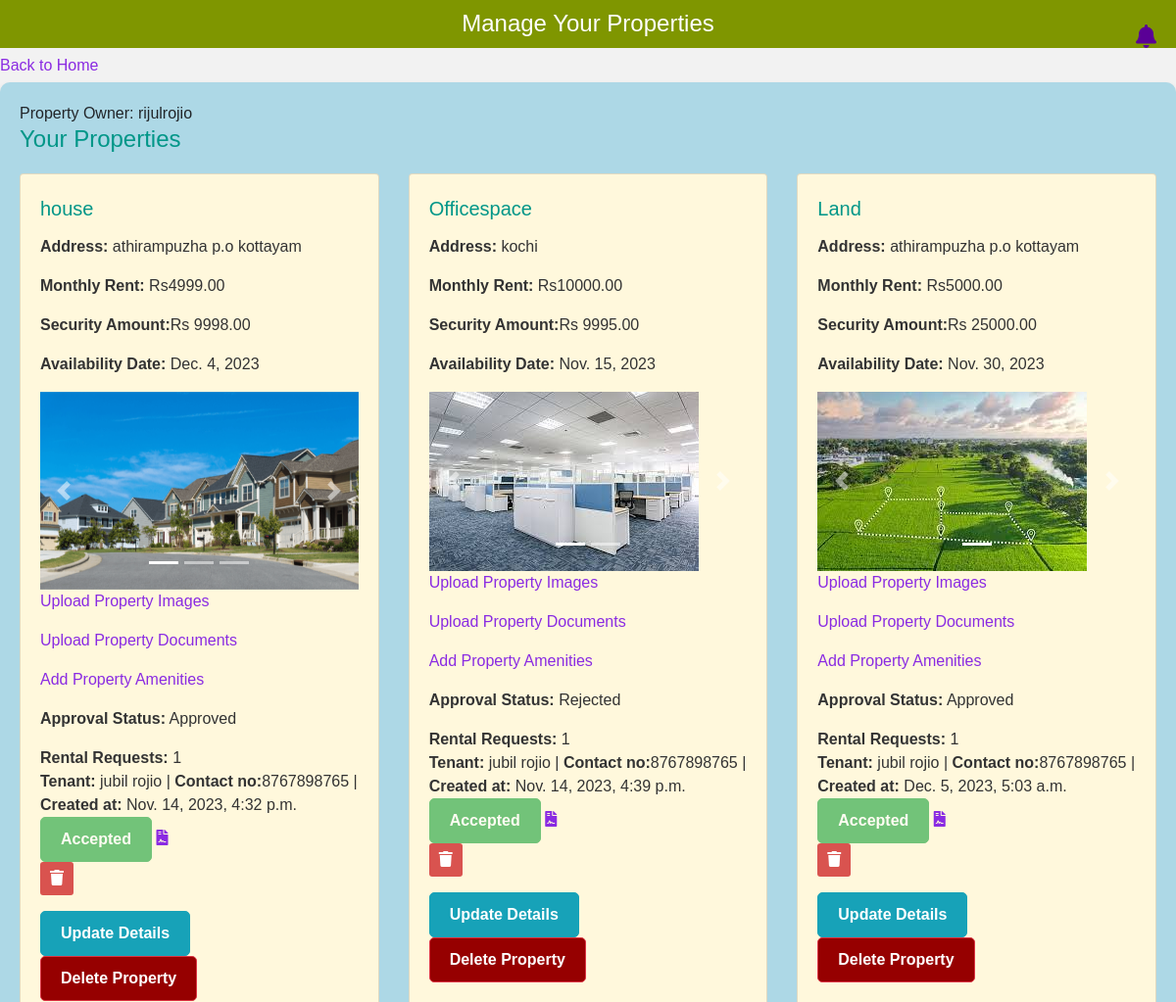
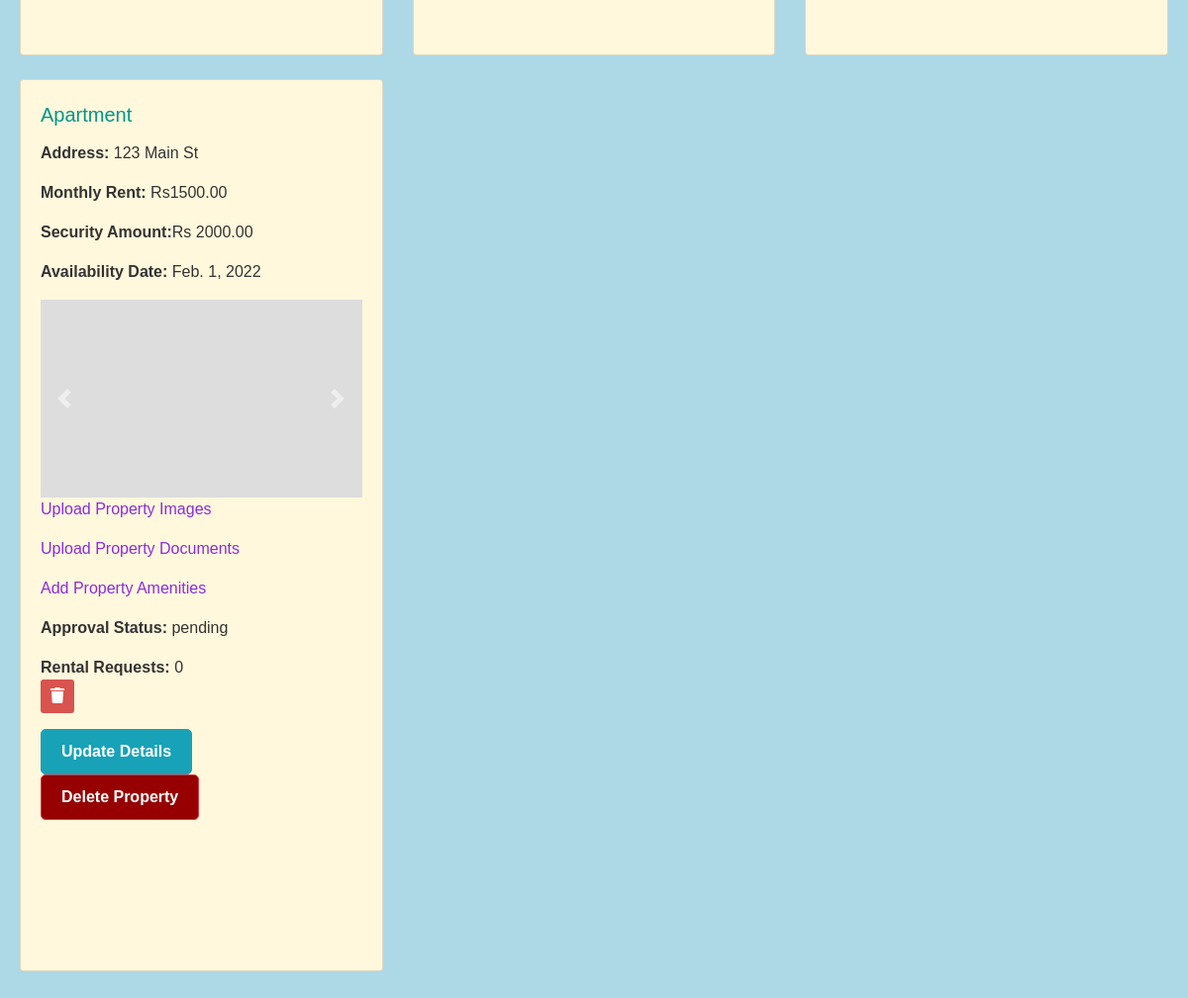
Page /manageprop/ (signed in) on the earlier database version (2 pictures, top to bottom).
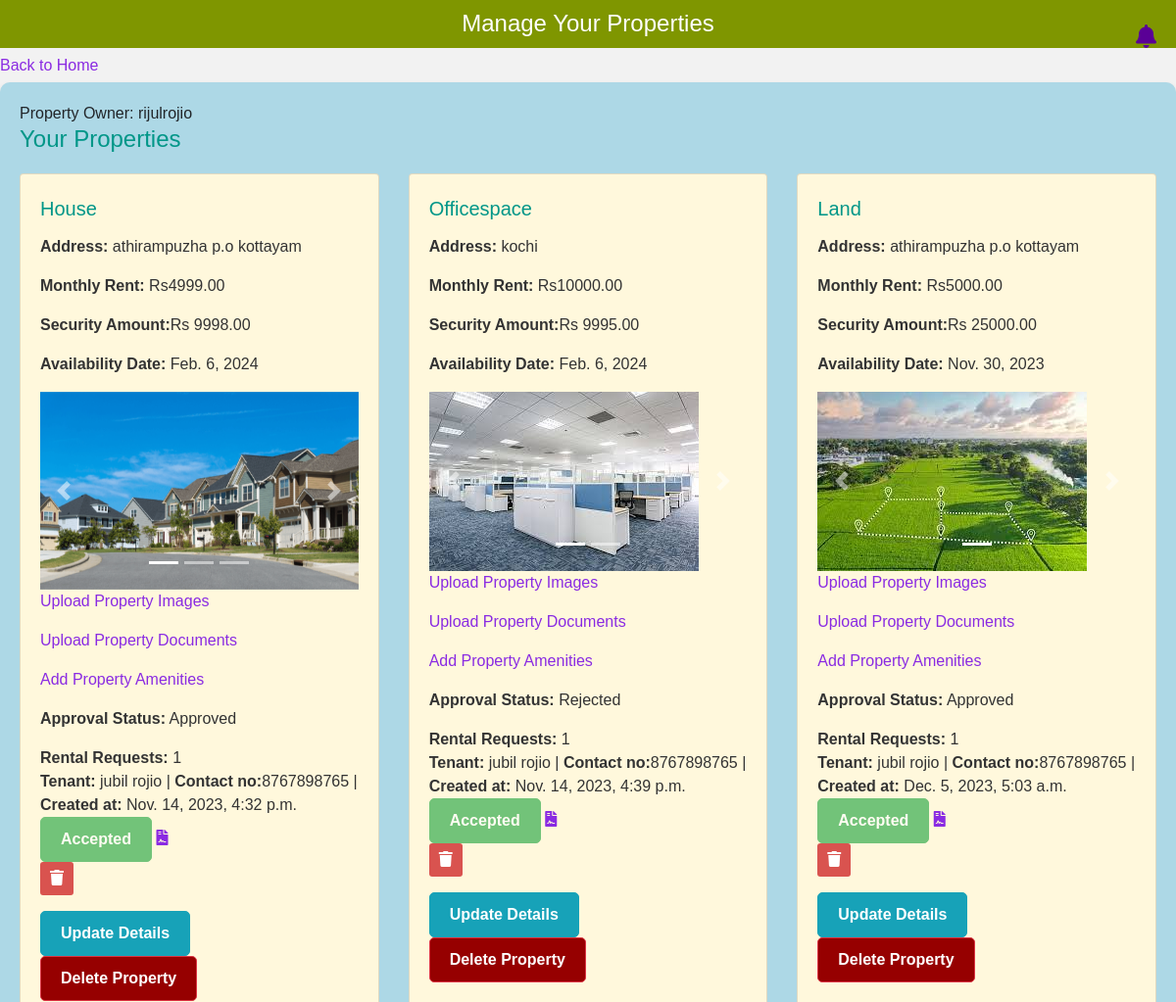
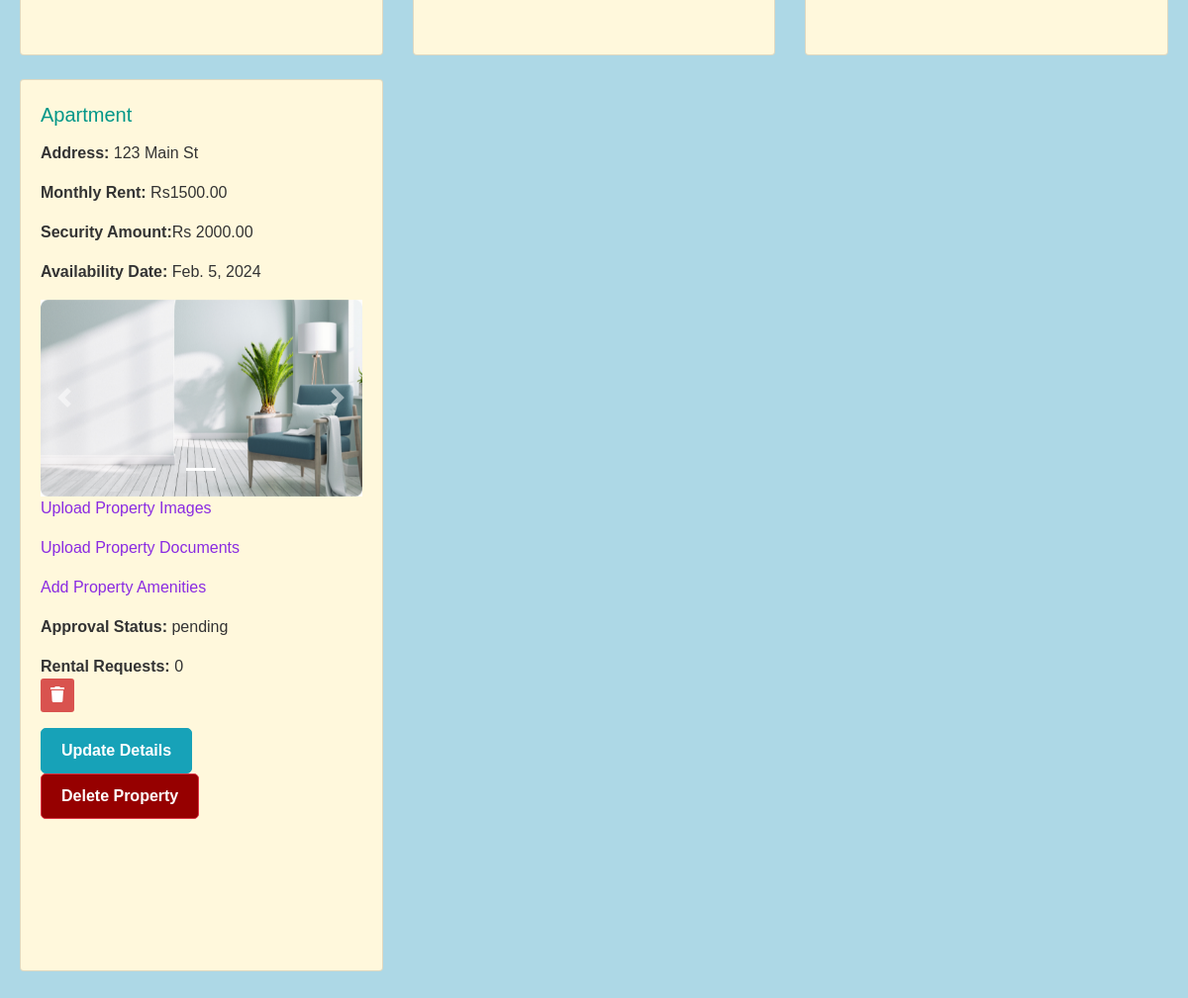
Same page on the later database version (2 pictures, top to bottom).
### rental/models.py (models this page shows, shortened)
class Property(models.Model):
    property_owner = models.ForeignKey(
        get_user_model(),
        on_delete=models.CASCADE
    )
    property_type = models.CharField(max_length=20, choices=[('apartment', 'Apartment'), ('house', 'House'), ('office', 'Office')])
    address = models.CharField(max_length=255)
    monthly_rent = models.DecimalField(max_digits=10, decimal_places=2)
    security_deposit = models.DecimalField(max_digits=10, decimal_places=2)
    lease_duration = models.CharField(max_length=20, choices=[('1 year', '1 Year'), ('month-to-month', 'Month-to-Month')])
    availability_date = models.DateField()
    APPROVAL_CHOICES = [
        ('pending', 'Pending'),
        ('approved', 'Approved'),
        ('rejected', 'Rejected'),
    ]
    approval_status = models.CharField(
        max_length=20,
        choices=APPROVAL_CHOICES,
        default='pending',
    )
    deleted = models.BooleanField(default=False)

class PropertyImage(models.Model):
    property = models.ForeignKey(Property, on_delete=models.CASCADE)
    category = models.CharField(max_length=20)  # Add a category field
    image = models.ImageField(upload_to='property_images/')

class RentalRequest(models.Model):
    PENDING = 'Pending'
    ACCEPTED = 'Accepted'
    REJECTED = 'Rejected'
    STATUS_CHOICES = [
        (PENDING, 'Pending'),
        (ACCEPTED, 'Accepted'),
        (REJECTED, 'Rejected'),
    ]
    property = models.ForeignKey(Property, on_delete=models.CASCADE)
    tenant = models.ForeignKey(Profile, on_delete=models.CASCADE)
    created_at = models.DateTimeField(auto_now_add=True)
    status = models.CharField(max_length=20, choices=STATUS_CHOICES, default=PENDING)

class Profile(models.Model):
    user = models.OneToOneField(get_user_model(), on_delete=models.CASCADE)
    full_name = models.CharField(max_length=255, null=True, blank=True)
    date_of_birth = models.DateField(null=True, blank=True)
    gender = models.CharField(max_length=10, null=True, blank=True)
    phone_number = models.CharField(max_length=15, null=True, blank=True)
    current_address = models.CharField(max_length=255, null=True, blank=True)
    photo_id = models.FileField(upload_to='photo_ids/', null=True, blank=True)

### rental/views.py (the view)
# urls.py: path('manageprop/',views.manageprop,name='manageprop'),
def manageprop(request):
    if 'username' in request.session:
        username = request.session['username']
        if request.method == 'POST':
            property_id_to_delete = request.POST.get('property_id_to_delete')
            if property_id_to_delete:
                property_to_delete = get_object_or_404(Property, id=property_id_to_delete)
                property_to_delete.deleted = True
                property_to_delete.save()
        try:
            user_profile = UserProfile.objects.get(user__username=username)
        except UserProfile.DoesNotExist:
            user_profile = None
        if user_profile:
            properties = Property.objects.filter(property_owner=user_profile.user, deleted=False)
            context = {
                'user_profile': user_profile,
                'properties': properties,  # Add properties to the context
            }
            return render(request, 'manageprop.html', context)
        else:
            return redirect('index')
    else:
        return redirect('index')

### templates/manageprop.html (shortened to what the changed rows need)
{% load static %}
<!DOCTYPE html>
<html lang="en">
<head>
    <link rel="stylesheet" href="https://stackpath.bootstrapcdn.com/bootstrap/4.5.2/css/bootstrap.min.css">
    <link rel="stylesheet" href="https://cdnjs.cloudflare.com/ajax/libs/font-awesome/5.15.3/css/all.min.css">
</head>
<body>
    <h1>Manage Your Properties</h1>
    <div class="container">
        <section>
            <h2>Your Properties</h2>
            <div class="row">
                {% for property in properties %}
                <div class="col-md-4">
                    <div class="card mb-4">
                        <div class="card-body">
                            <p class="card-title">{{ property.property_type }}</p>
                            <p class="card-text"><strong>Address:</strong> {{ property.address }}</p>
                            <p class="card-text"><strong>Monthly Rent:</strong> Rs{{ property.monthly_rent }}</p>
                            <p class="card-text"><strong>Security Amount:</strong>Rs {{ property.security_deposit }}</p>
                            <p class="card-text"><strong>Availability Date:</strong> {{ property.availability_date }}</p>
                            <div id="propertyImageCarousel{{ property.id }}" class="carousel slide" data-ride="carousel">
                                <ol class="carousel-indicators">
                                    {% for image in property.propertyimage_set.all %}
                                    <li data-target="#propertyImageCarousel{{ property.id }}" data-slide-to="{{ forloop.counter0 }}" {% if forloop.first %}class="active"{% endif %}></li>
                                    {% endfor %}
                                </ol>
                                <div class="carousel-inner">
                                    {% for image in property.propertyimage_set.all %}
                                    <div class="carousel-item {% if forloop.first %}active{% endif %}">
                                        <img src="{{ image.image.url }}" alt="{{ property.property_type }} Image" class="img-fluid">
                                    </div>
                                    {% empty %}
                                    <div class="carousel-item active">
                                        <div class="image-placeholder"></div>
                                    </div>
                                    {% endfor %}
                                </div>
                                <a class="carousel-control-prev" href="#propertyImageCarousel{{ property.id }}" role="button"
                                    data-slide="prev">
                                    <span class="carousel-control-prev-icon" aria-hidden="true"></span>
                                </a>
                                <a class="carousel-control-next" href="#propertyImageCarousel{{ property.id }}" role="button"
                                    data-slide="next">
                                    <span class="carousel-control-next-icon" aria-hidden="true"></span>
                                </a>
                            </div>
                            <p class="card-text"><a href="{% url 'propimgup' property.id %}">Upload Property Images</a></p>
                            <p class="card-text"><a href="{% url 'propdocs' property.id %}">Upload Property Documents</a></p>
                            <p class="card-text"><a href="{% url 'propamenity' property.id %}">Add Property Amenities</a></p>
                            <p class="card-text"><strong>Approval Status:</strong> {{ property.approval_status }}</p>
                            <div class="card-text">
                                <strong>Rental Requests:</strong> {{ property.rentalrequest_set.count }}
                                <ul class="list-unstyled">
                                    {% for request in property.rentalrequest_set.all %}
                                        <li>
                                            <strong>Tenant:</strong> {{ request.tenant.full_name }} |
                                            <strong>Contact no:</strong>{{ request.tenant.phone_number }} |
                                            <strong>Created at:</strong> {{ request.created_at }}
                                            {% if request.status == 'Accepted' %}
                                                <button class="btn btn-success" disabled>Accepted</button>
                                                <a href="{% url 'lease' property.id %}">
                                                    <i class="fas fa-file-contract"></i>
                                                </a>
                                            {% else %}
                                                <form method="post" action="{% url 'accept_rental_request' request.id %}">
                                                    {% csrf_token %}
                                                    <button type="submit" class="btn btn-primary">Accept Request</button>
                                                </form>
                                            {% endif %}
                                        </li>
                                    {% endfor %}
                                    <li>
                                        <form method="post" action="{% url 'clear_rental_requests' property.id %}">
                                            <button type="submit" class="clear-button"><i class="fas fa-trash"></i></button>
                                        </form>
                                    </li>
                                </ul>
                            </div>
                            <a href="{% url 'update_property' property.id %}" class="btn btn-warning update-button">Update Details</a>
                            <form method="post" onsubmit="return confirm('Are you sure you want to delete this property?');">
                                <button type="submit" class="btn btn-danger">Delete Property</button>
                            </form>
                        </div>
                    </div>
                </div>
                {% endfor %}
            </div>
        </section>
    </div>
</body>
</html>

Differences in the rows shown:
changed Property: property_type "house" → "House"; availability_date "Dec. 4, 2023" → "Feb. 6, 2024"
changed Property "Officespace": availability_date "Nov. 15, 2023" → "Feb. 6, 2024"
changed Property "Apartment": availability_date "Feb. 1, 2022" → "Feb. 5, 2024"
added PropertyImage: image (picture), shown under Property "Apartment"
